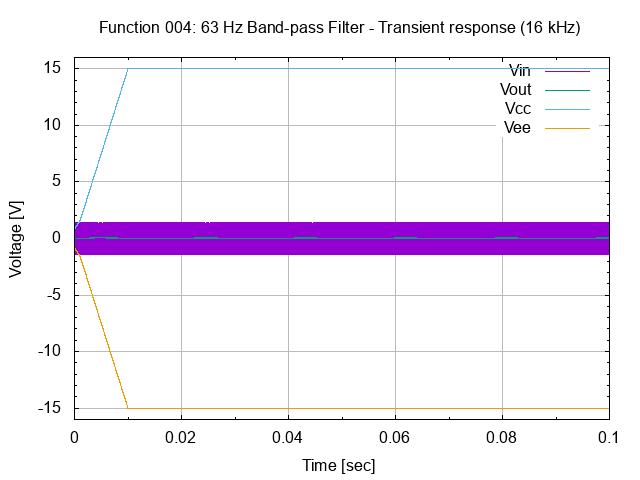

Write the gnuplot code that produced this figure.
# set terminal
set term png

# set graph
set output "26.004.00.01.02.01.png"
set title "Function 004: 63 Hz Band-pass Filter - Transient response (16 kHz)"

# setup Y-axis
set yrange [-16:16]
set grid ytics lt 1 lw 1 lc rgb "#bbbbbb"
set mytics
set ylabel "Voltage [V]"

# setup X-axis
set grid xtics lt 1 lw 1 lc rgb "#bbbbbb"
set mxtics
set xrange [0:0.1]
set xlabel "Time [sec]"

# setup plot style
set style data lines
plot '26.004.00.01.02.dat' using 1:2 title "Vin", \
     '26.004.00.01.02.dat' using 1:3 title "Vout", \
     '26.004.00.01.02.dat' using 1:4 title "Vcc", \
     '26.004.00.01.02.dat' using 1:5 title "Vee"

# set output back to default
set output

# reset terminal type
set terminal pop
